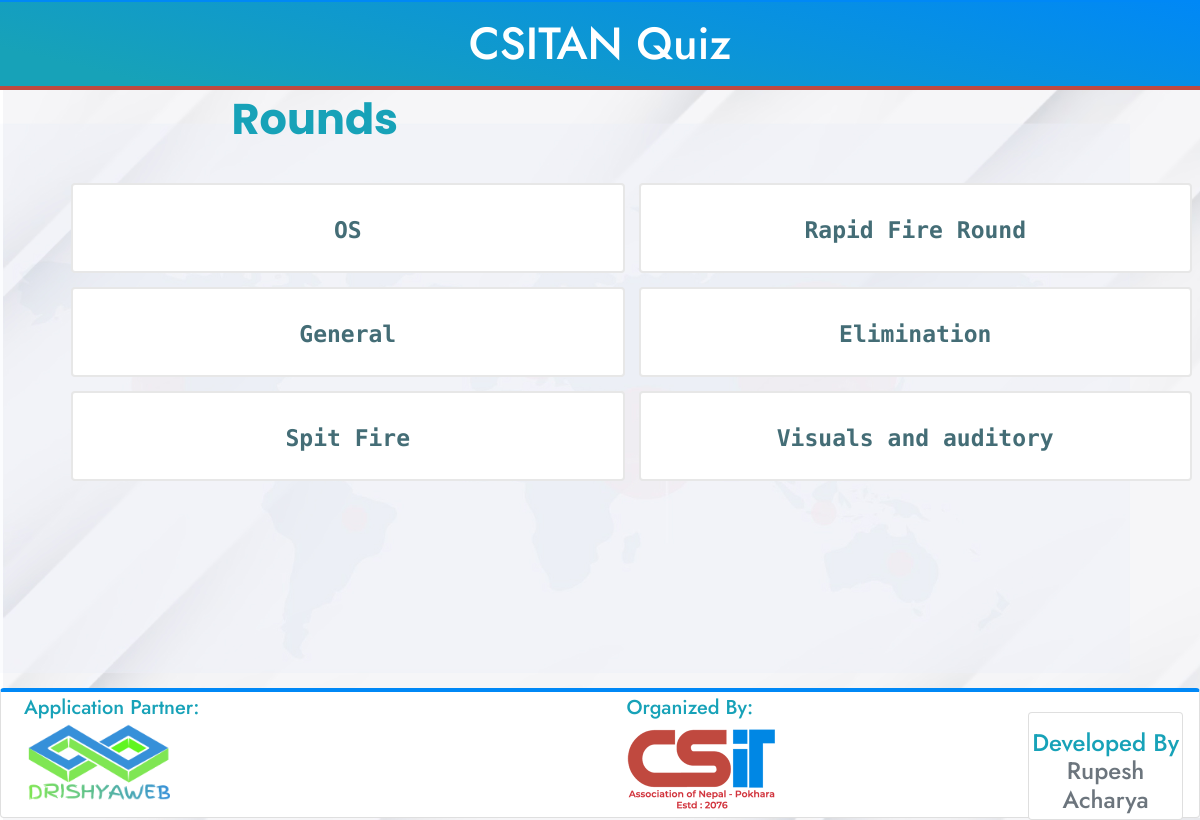
The app's page /, older data.
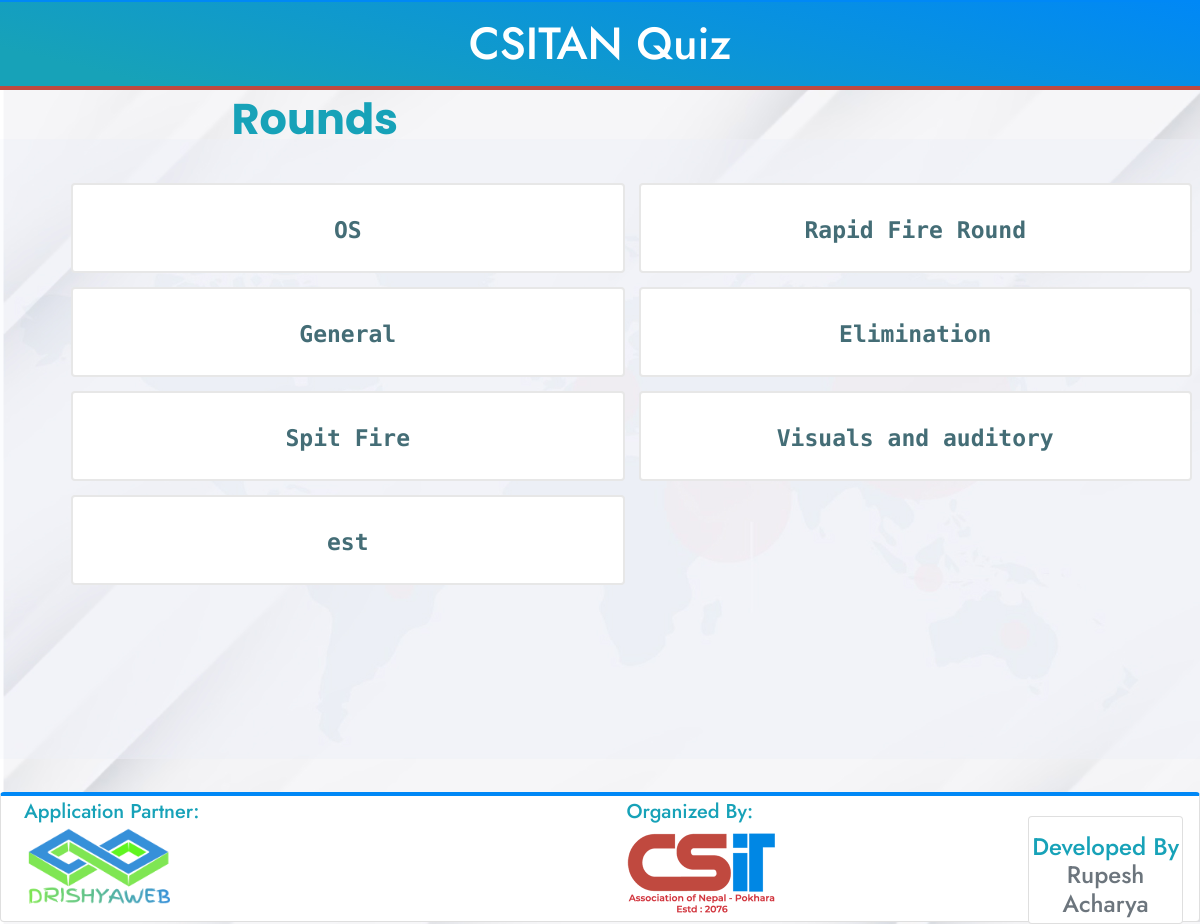
The same page, newer data.
### Main/models.py (models this page shows, shortened)
class Round(models.Model):
    name = models.CharField(max_length=100)
    time = models.IntegerField(default=1)

### Main/views.py (the view)
# urls.py: path('', views.index, name="Index"),
def index(request):
    rounds = Round.objects.all()
    categories = Category.objects.all()
    context = {
        'rounds' : rounds,
        'categories' : categories,
    }
    return render(request, 'Main/main.html', context)

### Main/templates/Main/main.html (shortened to what this page needs)
{% load static %}
{% load tags %}
<!DOCTYPE html>
<html lang="en">
<head>
	<link rel="stylesheet" href="{% static 'assets/css/bootstrap.min.css' %}">
	<link rel="stylesheet" href="{% static 'assets/css/owl.carousel.css' %}">
	<link rel="stylesheet" href="{% static 'assets/css/animate.min.css' %}">
	<link rel="stylesheet" href="{% static 'assets/css/fontawesome-all.css' %}">
	<link rel="stylesheet" href="{% static 'assets/css/style.css' %}">
  	<body style="font-family: 'Roboto Mono', monospace, 'Source Code Pro', monospace; ">
		<div class="quiz-top-area">
			<h1 class="text-center" >CSITAN Quiz</h1>
		</div>
<div style="margin-bottom:200px;" class="row ml-5">
      <div class="col-md-12">
        <div class="quiz-title">
          <h2 id="" class="text-info mt-1">Rounds</h2>
        </div>
        <div class="quiz-option-selector  ">
          <ul>
            {% for r in rounds %}
            <a ondblclick="window.location.href='/start-game/{{r.id}}'">
              <li style="width: 50%;">
                <label class="answer text-center" style="width: 100%;">
                  <span class="exp-label">{{r.name}}</span>
                </label>
              </li>
            </a>
            {% endfor %}
          </ul>
        </div>
      </div>
</div>
  <footer style=" height:130px;" class="footer card mt-3 pt-1">
      <div class="">
        <div class="row ml-2">
          <div class="col-md-6 ">
            <h5 class="text-info ">Application Partner:</h5>
            <img class="" src="{% static 'img/drishya.png' %}" alt="Drishya Web" width="150px"height="100px">
          </div>
          <div class="col-md-4">
            <h5 class="text-info">Organized By:</h5>
            <img class="" src="{% static 'img/csitan.png' %}" alt="CSITAN Pokhara" width="150px"height="100px">
          </div>
          <div class="col-md-2">
           <div class="card mt-3 pb-1 mr-3">
            <h4 class="text-info mt-3 text-center">
              Developed By <br>
              <span class="text-secondary">Rupesh Acharya</span>
            </h4>
           </div>
          </div>
        </div>
      </div>
    </footer>
     	</body>
	</html>

Row changes from the older to the newer data that the page shows:
added Round: name "est"
